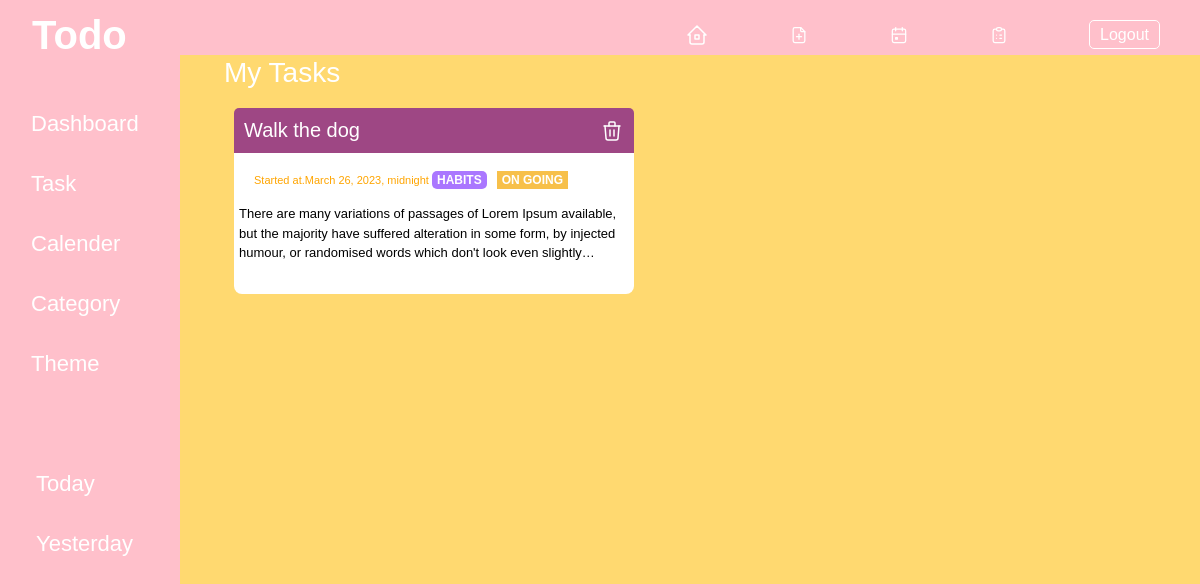
Page /task/ (signed in) on the committed database.
### page_app/models.py (models this page shows)
class Task(models.Model):
    CHOICES = (
    ("ON GOING", "ON GOING"),
    ("DONE", "DONE")
    )
    title = models.CharField(max_length=50)
    start_date =  models.DateTimeField(auto_now_add=False)
    end_date =  models.DateTimeField(auto_now=False)
    deadline = models.DateTimeField(auto_now=False)
    completionstatus = models.CharField(max_length=255,choices=CHOICES)
    description = models.TextField(max_length=400)
    added_by = models.ForeignKey(User,on_delete=models.CASCADE)
    category = models.ForeignKey(Category,on_delete=models.CASCADE)

class Category(models.Model):
    CHOICES = (
    ("ALL", "ALL"),
    ("WORK", "WORK"),
    ("PERSONAL", "PERSONAL"),
    ("WHISLIST", "WHISLIST"),
    ("BIRTHDAY", "BIRTHDAY"),
    ("HABITS", "HABITS"),
    ("LEARNING", "LEARNING")
    )
    name =  models.CharField(max_length=400, choices = CHOICES, default ='ALL')
    def __str__(self):
            return self.name

### page_app/views.py (the view)
# urls.py: path('task/', views.task,name='task'),
@user_passes_test(is_user,login_url='/user/login/')
def task(request):
    catID = request.GET.get('categoryID')
    if catID:
        tasks = Task.objects.filter(added_by=request.user).filter(category=catID)
    else:
        tasks = Task.objects.filter(added_by=request.user)
    data ={
        "tasks":tasks,
        "user":is_user(request.user),
        "theme":request.user.profile.theme
    }
    return render(request,'task.html',data)

### page_app/views.py (called while the page is built)
def is_user(user):
    try:
        return user.is_authenticated and (user.profile.type == 'USER')
    except Profile.DoesNotExist:
        return False

### page_app/templates/task.html (shortened to what this page needs)
{% extends 'base.html' %}
{% load static %}
{% load crispy_forms_tags %}
{% block style %}
<link rel="stylesheet" href="{% static 'css/task.css' %}"/>
{% endblock style %}
{% block content %}
<div class='task'>
  <h3>My Tasks</h3>
<div class='task-container'>
{% for task in tasks %}
<div class="task-card">
<div class="istdiv">
<h5 class="top-bar"><span>{{task.title}}</span><a href="{% url 'delete-task' task.id %}">
</a></h5>
<div class="ctrl">
  <span class="date">Started at.{{task.start_date}}<span>
  <span><span class="status">{{task.category}}</span><span class="completion">{{task.completionstatus}}</span></span></div>
<p class="secondp">{{task.description}}</P>
</div>
</div>
{% endfor %}
</div>
</div>
{% endblock content %}

### page_app/static/css/style.css (style rules this page uses)
body { font-family: "Mukta", sans-serif; box-sizing: border-box; background-color: aqua; }
h3 { color: black; }
.img-todo { background-color: #ffd970; background-size: cover; width: 100%; }

### page_app/static/css/task.css (style rules this page uses)
.task h3 { color: white; }
.task-container { width: 90%; display: flex; flex-wrap: wrap; }
a { text-decoration: none; }
.task-card { background-color: white; width: 400px; border-radius: 8px; margin: 10px; cursor: pointer; padding-bottom: 10px; position: relative; }
.top-bar { background-color: #9e4784; padding: 10px; border-top-left-radius: 5px; border-top-right-radius: 5px; color: white; display: flex; justify-content: space-between; }
.top-bar span { color: white; }
.date { font-size: 11px; border-radius: 5px; padding: 5px; margin: 0px 10px; color: orange; }
.ctrl .status { font-size: 12px; padding: 2px 5px; font-weight: bold; border-radius: 5px; background-color: #aa77ff; color: white; }
.ctrl .completion { background-color: #f7c04a; font-weight: bold; margin-left: 10px; padding: 2px 5px; font-size: 12px; color: white; }
.secondp { font-size: 13px; padding: 5px 5px 5px 5px; display: -webkit-box; overflow: hidden; color: black; -webkit-line-clamp: 3; -webkit-box-orient: vertical; }
.ctrl { width: 100%; display: flex; justify-content: space-between; padding: 5px; }

### rows in the picture
Task: title "Walk the dog", start_date "March 26, 2023, midnight", category "HABITS", completionstatus "ON GOING", description "There are many variations of passages of Lorem Ipsum available, but the majority have suffered alteration in some form, by injected humour, or randomised words which don't look even…"
